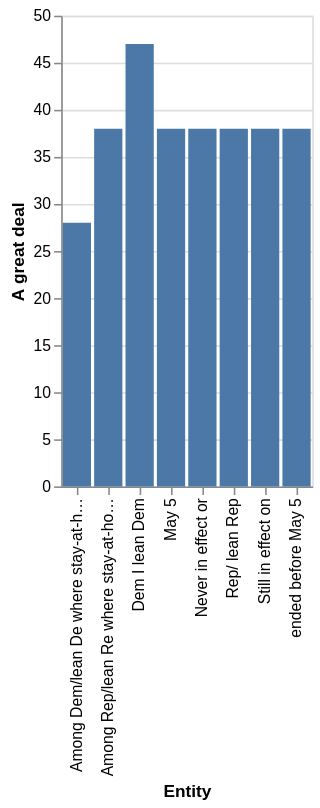

Describe this chart as a Vega-Lite specification.
### Vega-Lite specification from a JSON file in a GitHub repository (floating-point values rounded to 4 significant figures)
{"$schema": "https://vega.github.io/schema/vega-lite/v5.json", "description": "Bar chart auto-generated from CSV", "data": {"values": [{"Entity": "May 5", "A great deal": "38", "a fair amount": "40", "Not too much/Not at all": "20"}, {"Entity": "Still in effect on", "A great deal": "38", "a fair amount": "40", "Not too much/Not at all": "20"}, {"Entity": "ended before May 5", "A great deal": "38", "a fair amount": "38", "Not too much/Not at all": "49"}, {"Entity": "Never in effect or", "A great deal": "38", "a fair amount": "38", "Not too much/Not at all": "49"}, {"Entity": "Among Dem/lean De where stay-at-home Never in effect or", "A great deal": "28", "a fair amount": "28", "Not too much/Not at all": "8"}, {"Entity": "Among Rep/lean Re where stay-at-home Never in effect or", "A great deal": "38", "a fair amount": "0", "Not too much/Not at all": "0"}, {"Entity": "Dem I lean Dem", "A great deal": "47", "a fair amount": "37", "Not too much/Not at all": "16"}, {"Entity": "Rep/ lean Rep", "A great deal": "38", "a fair amount": "44", "Not too much/Not at all": "17"}]}, "mark": "bar", "encoding": {"x": {"field": "Entity", "type": "ordinal"}, "y": {"field": "A great deal", "type": "quantitative"}}}
